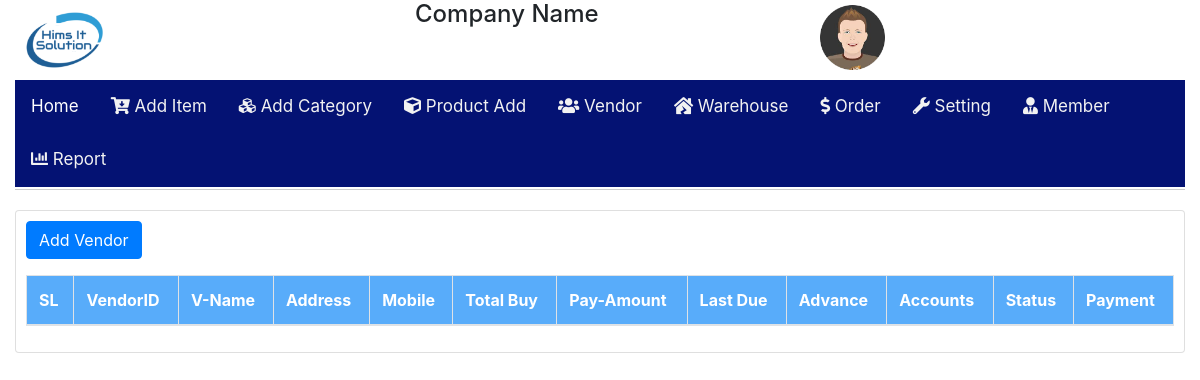
The app's page /index.php/inventory_controller/vendor, older data.
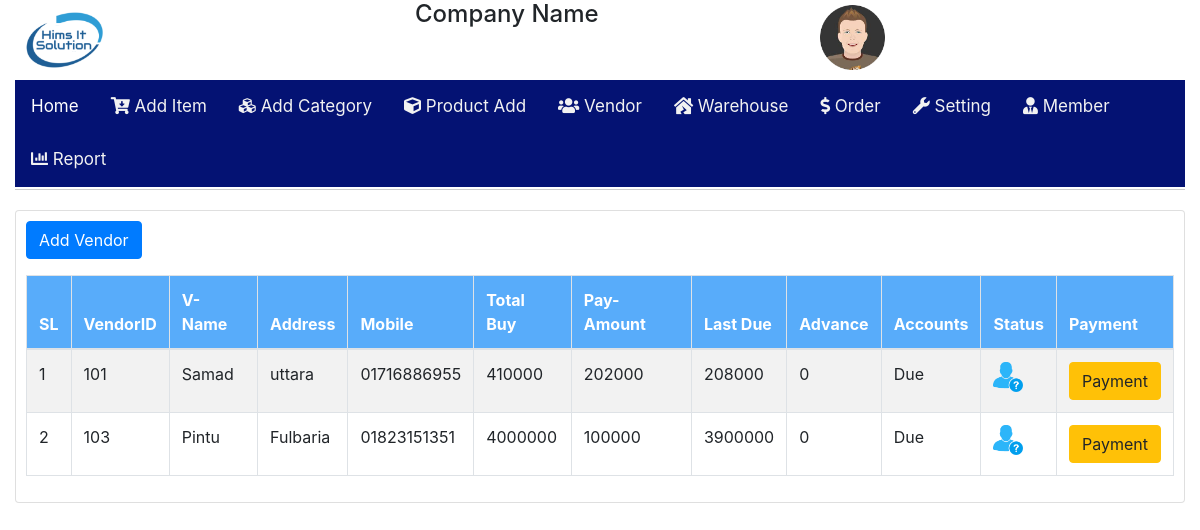
The same page, newer data.
### tables this page shows
CREATE TABLE `vendor_accounts` (
  `id` int(10) NOT NULL,
  `vendor_id` int(11) NOT NULL,
  `pursess_amount` varchar(255) NOT NULL,
  `payment` varchar(255) NOT NULL,
  `due_amount` varchar(255) NOT NULL,
  `advance` varchar(255) NOT NULL,
  `paid` int(11) NOT NULL,
  `flag` int(10) NOT NULL
);

CREATE TABLE `vendor` (
  `id` int(10) NOT NULL,
  `vendor_id` int(11) NOT NULL,
  `vendorname` varchar(255) NOT NULL,
  `vendor_address` varchar(255) DEFAULT '0',
  `vendor_mobile` varchar(30) NOT NULL,
  `active` int(11) NOT NULL,
  `flag` int(10) NOT NULL
);

### application/controllers/Inventory_controller.php (called while the page is built, shortened)
<?php
class Inventory_controller extends CI_Controller {
	 function __construct(){
		 $this->load->model('model_inventory');
		 $this->load->model('model_common');
	 }
	public function vendor(){
		if($this->input->post()){
			$vendorname = $this->input->post("vendorname");
			$address = $this->input->post("address");
			$mobile = $this->input->post("mobile");
			$active = $this->input->post("active");
			$vendor_id = $this->input->post("vendor_id");
			$data = array(
						'vendorname'=>$this->input->post("vendorname"),
						'vendor_address'=>$this->input->post("address"),
						'vendor_mobile'=>$this->input->post("mobile"),
						'active'=>$this->input->post("active"),
						'vendor_id'=>$this->input->post("vendor_id"),
						'flag'=>1
					);
			$action = $this->model_common->insertData("vendor",$data);
			if($action){
			   $this->model_common->successFlash("Vendor Added Successfully" , "vendor");
			}
		}else{
			$data['arr'] = $this->db->query("SELECT `vendor`.*,`vendor_accounts`.* FROM `vendor` LEFT JOIN `vendor_accounts` ON `vendor_accounts`.vendor_id=`vendor`.vendor_id WHERE `vendor`.flag=1")->result();
			$data['content'] 		= $this->load->view('admin_view/inventory/vendor_view', $data, true);
			$this->load->view('admin_view/main/main_view',$data);
		}
	}
}

### index.php (called while the page is built, shortened)
<?php
require_once BASEPATH.'core/CodeIgniter.php';

### application/views/admin_view/inventory/vendor_view.php (the view, shortened to what this page needs)
<section id="basic-form-layouts">
	<div class="content-wrapper">
		<div class="row match-height">
			<div class="col-12">
				<div class="card">
					<div class="card-content collapse show">
						<div class="card-content" style="padding: 10px;">
							<button class="btn btn-primary"  data-toggle="modal" data-target="#addvendor"> Add Vendor </button>
								<br/>
										<div class="table-responsive">
												<table id= "mydatatable" class="table table-striped table-bordered zero-configuration" >
													<thead  style="background: #58ACFA; color: white;">
														<tr>
															<th>SL</th>
															<th>VendorID</th>
															<th>V-Name</th>
															<th>Address</th>
															<th>Mobile</th>
															<th>Total Buy</th>
															<th>Pay-Amount</th>
															<th>Last Due</th>
															<th>Advance</th>
															<th>Accounts</th>
															<th>Status</th>
															<th>Payment</th>
														</tr>
													</thead>
													<tbody>
														<?php
															if($arr){
																foreach($arr as $data)
																{
																?>
														<tr>
															<td><?php  echo $data->id;?></td>
															<td><?php  echo $data->vendor_id;?></td>
															<td><?php  echo $data->vendorname;?></td>
															<td><?php  echo $data->vendor_address;?></td>
															<td><?php  echo $data->vendor_mobile;?></td>
															<td><?php  echo $data->pursess_amount;?></td>
															<td><?php  echo $data->payment;?></td>
															<td><?php  echo $data->due_amount;?></td>
															<td><?php  echo $data->advance;?></td>
															<td><?php  $status =  $data->paid; if($status == 1){ echo "Paid";}else{ echo "Due";}?></td>
															<td><a class="" href="<?php echo base_url();?>admin/clientdetail/<?php ?>"><img src="<?php echo base_url();?>/admin_assets/images/statusicon.png" width="30px;"></a></td>
															<td><a href="<?php  echo base_url();?>inventory/edituser/<?php  echo $data->id;?>" class="btn btn-warning">Payment</a></td>
														</tr>
															 <?php }
																}
															?>
													</tbody>
												</table>
												</div>
										</div>
						</div>
					</div>
				</div>
			</div>
		</div>
	</div>

Row changes from the older to the newer data that the page shows:
added vendor_accounts: id "1", vendor "101", vendor.vendorname "Samad", vendor.vendor_address "uttara", vendor.vendor_mobile "01716886955", pursess_amount "410000", payment "202000", due_amount "208000", advance "0", paid "Due"
added vendor_accounts: id "2", vendor "103", vendor.vendorname "Pintu", vendor.vendor_address "Fulbaria", vendor.vendor_mobile "01823151351", pursess_amount "4000000", payment "100000", due_amount "3900000", advance "0", paid "Due"
